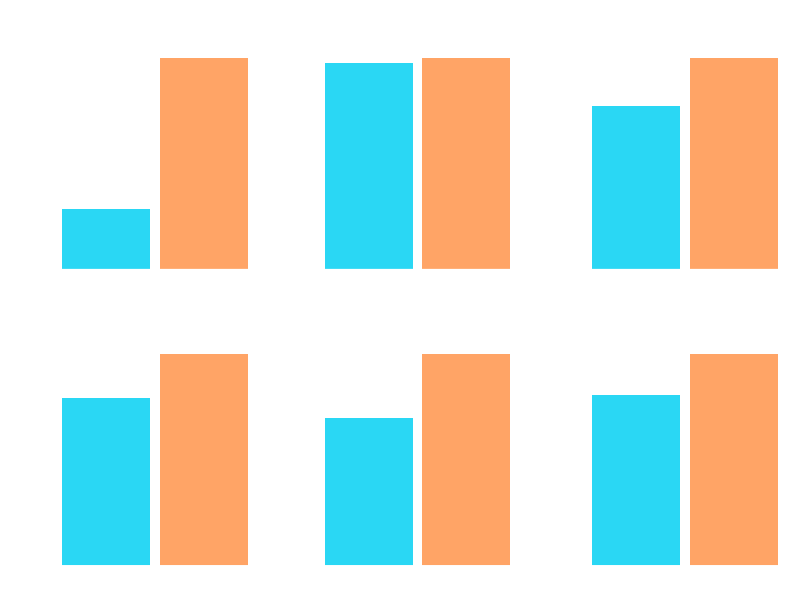
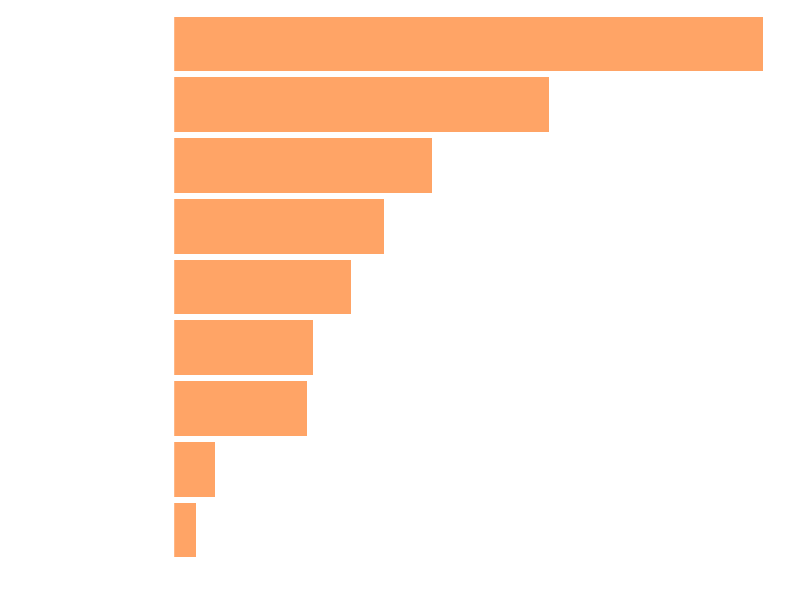
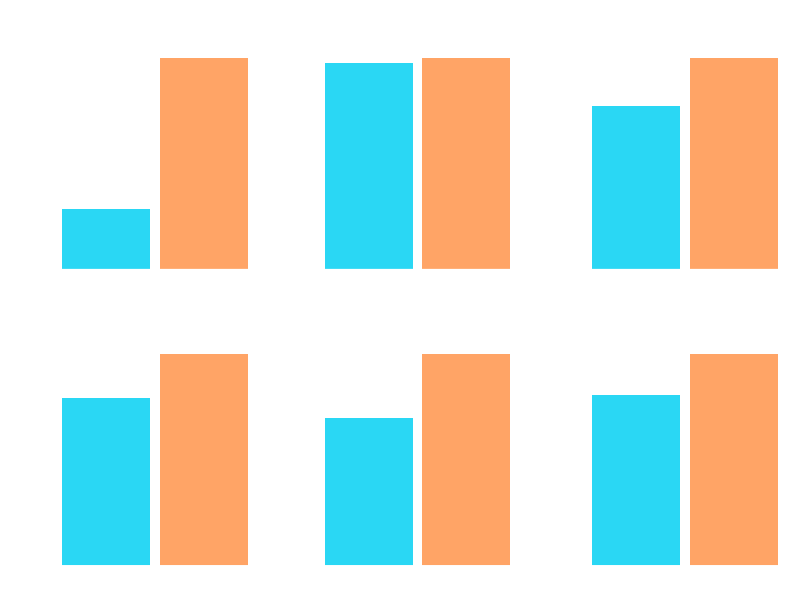
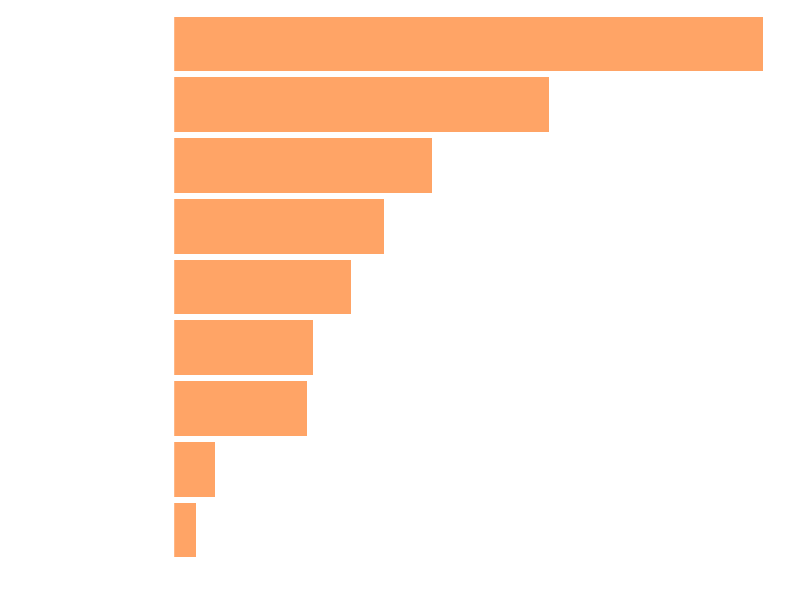

The R source for these figures, in order:
library(tidyverse)
library(cowplot)

data <- read.csv('./category_means.csv', header=TRUE)
cbPalette <- c('#2AD7F4', '#FFA466')

data$output_label <- factor(data$output_label,
                            levels = c(0, 1),
                            labels = c('No Readmission', 'Readmitted')
                            )

data$cat_label <- factor(data$category,
                         levels = c('total_prior_admits', 'age', 'length_of_stay', 'num_medications',
                                    'num_lab_tests', 'num_diagnosis'),
                         labels = c(
                           'total_prior_admits' = 'Prior Admissions',
                           'age' = 'Age',
                           'length_of_stay' = 'Length of Stay',
                           'num_medications' = 'Prescription Count',
                           'num_lab_test' = 'Number of Tests',
                           'num_diagnosis' = 'Diagnosis Count'
                          )
                         )



plot <- data %>% 
  ggplot(aes(x=output_label, y=value, fill = output_label)) +
  geom_bar(position = 'dodge', stat = 'identity') + 
  scale_y_continuous(expand = c(0, 0, 0.05, 0)) +
  scale_fill_manual(values = cbPalette) +
  facet_wrap(~cat_label, ncol = 3, scales = 'free') +
  panel_border(colour = 'White') +
  theme(
        axis.line.x = element_line(color = 'white'),
        axis.line.y = element_line(color = 'white'),
        axis.ticks = element_line(color = 'white'),
        axis.text = element_text(color = 'white', size = 14),
        strip.text = element_text(margin = margin(2,0,2,0, "mm"), color = 'White', size = 18),
        strip.background = element_rect(fill = NA, color='white', linetype=1, size=0.5),
        axis.title = element_blank(),
        # legend.title = element_blank(),
        legend.position = 'none',
        panel.background = element_rect(fill = "transparent",colour = NA),
        plot.background = element_rect(fill = "transparent",colour = NA)
        # plot.background =  element_rect(fill = '#1B0066') #
        )

plot

# save_plot("./mimic_fig.jpg", plot, base_height=8, base_width=12)

ggsave('eda.png', plot, width=12, height=8, bg='transparent')


feature_labels <- c(
  'total_prior_admits' = 'Prior Admissions',
  'age' = 'Age',
  'gender' = 'Gender',
  'admission_type' = 'Admission Type',
  'perc_tests_abnormal' = 'Abnormal Tests',
  'length_of_stay' = 'Length of Stay',
  'num_medications' = 'Prescription Count',
  'num_lab_tests' = 'Number of Tests',
  'num_diagnosis' = 'Diagnosis Count'
)


features <- read.csv('./feature_importance.csv', header=T)

feature_plot <- features %>% 
  ggplot(aes(x = reorder(Feature, Importance), y = Importance)) + 
  geom_bar(stat='identity', fill='#FFA466') +
  scale_y_continuous(expand = c(0, 0, 0.05, 0)) +
  scale_x_discrete(labels = feature_labels) +
  coord_flip() +
  theme(
    axis.line.x = element_line(color = 'white'),
    axis.line.y = element_line(color = 'white'),
    axis.ticks = element_line(color = 'white'),
    axis.text = element_text(color = 'white', size = 14),
    strip.text = element_text(margin = margin(2,0,2,0, "mm"), color = 'White', size = 16),
    strip.background = element_rect(fill = NA, color='white', linetype=1, size=0.5),
    axis.title = element_blank(),
    # legend.title = element_blank(),
    legend.position = 'none',
    panel.background = element_rect(fill = "transparent",colour = NA),
    plot.background = element_rect(fill = "transparent",colour = NA)
    # plot.background =  element_rect(fill = '#1B0066') #
  )

feature_plot

ggsave('feature_importances.png', feature_plot, width=10, height=6, bg='transparent')


### Plot ROC-AUC curve plots

